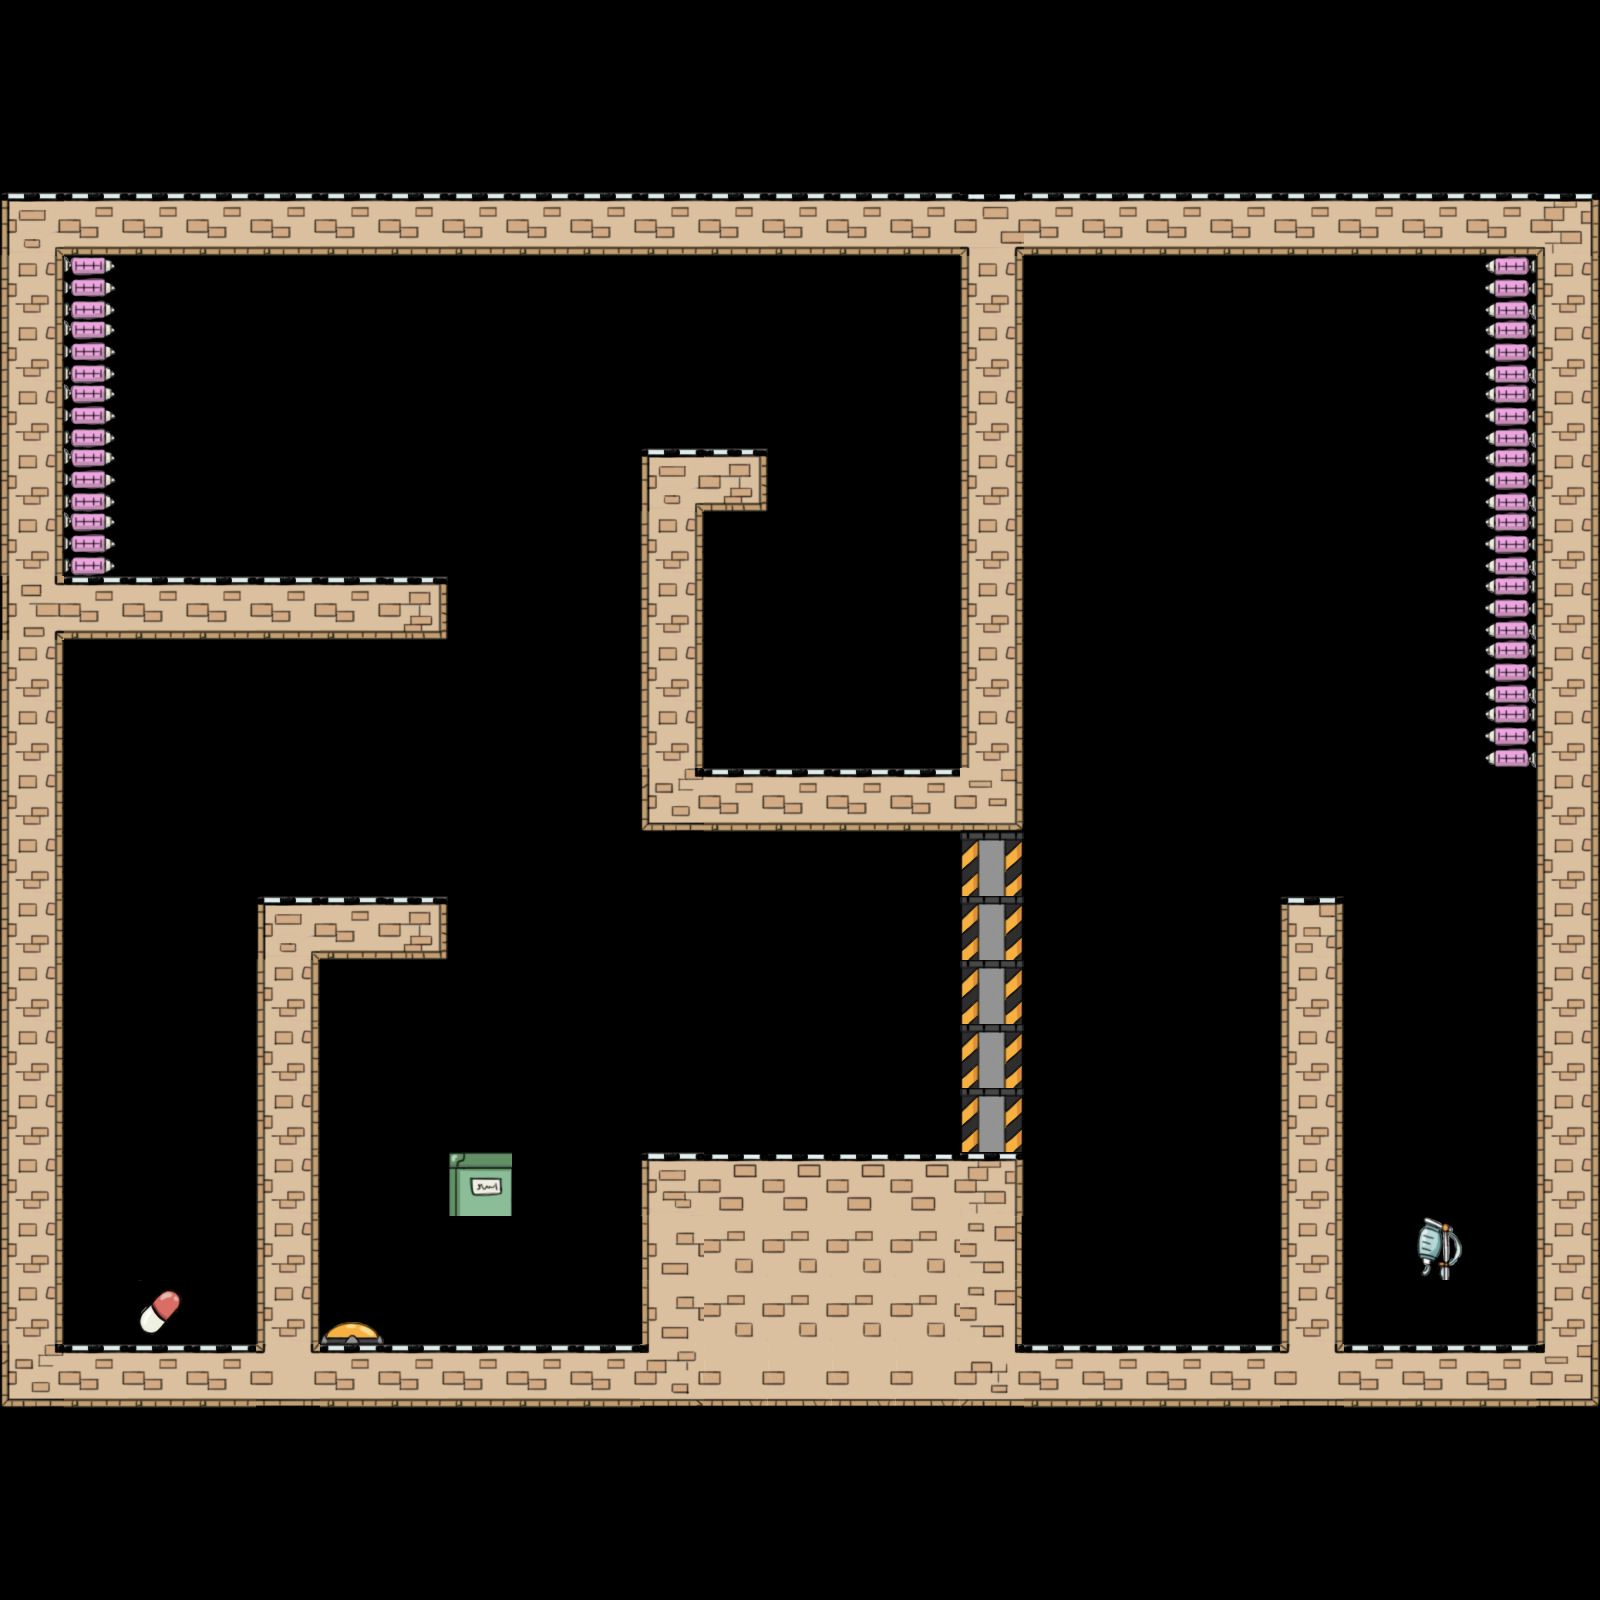

The image is a tile-based game level rendered from a .tmx file. Its description and complete source (layers, tilesets, objects, tile grids) follow:
An orthogonal 25x25 tile map with 64x64 px tiles, 1 tile layer (Tile Layer 1).

<map version="1.2" tiledversion="1.3.1" orientation="orthogonal" renderorder="left-up" compressionlevel="0" width="25" height="25" tilewidth="64" tileheight="64" infinite="0" nextlayerid="2" nextobjectid="1">
 <tileset firstgid="1" name="SpriteSheet" tilewidth="64" tileheight="64" tilecount="70" columns="10">
  <image source="SpriteSheet.png" width="640" height="448" />
 </tileset>
 <layer id="1" name="Tile Layer 1" width="25" height="25">
  <data encoding="csv">
65,66,67,68,65,65,65,66,67,68,69,70,70,70,70,70,65,65,66,67,68,69,70,69,70,
65,65,65,66,67,65,65,65,65,69,70,65,66,67,68,69,65,65,66,67,68,69,70,69,70,
66,67,68,69,70,65,66,67,68,69,70,65,66,67,68,69,65,66,65,66,67,65,66,67,68,
11,3,3,3,3,3,3,3,3,3,3,3,3,3,3,35,3,3,3,3,3,3,3,3,12,
30,52,68,69,65,66,67,68,65,66,67,68,69,70,70,30,65,66,65,66,65,66,67,54,30,
30,52,70,70,70,70,70,70,70,70,70,70,70,70,70,30,70,70,70,70,65,65,66,54,30,
30,52,67,65,65,66,67,68,65,66,67,68,69,70,65,30,67,68,69,70,70,70,70,54,30,
30,52,67,68,65,66,67,68,65,66,11,4,66,70,68,30,65,66,67,65,65,66,67,54,30,
30,52,67,68,65,66,67,68,65,66,30,66,69,65,66,30,68,69,70,65,66,67,68,54,30,
36,3,3,3,3,3,4,66,66,66,30,68,69,65,66,30,68,69,70,65,66,67,68,54,30,
30,66,67,68,65,66,67,68,66,66,30,68,69,41,66,30,68,69,70,65,66,67,68,54,30,
30,66,67,68,65,66,67,68,66,66,30,68,69,65,66,30,68,69,70,66,67,68,69,54,30,
30,66,67,68,65,66,67,66,66,66,21,3,3,3,3,20,68,69,70,66,67,68,69,70,30,
30,66,67,68,65,66,67,66,69,65,66,67,68,65,66,45,68,69,70,66,67,68,69,70,30,
30,66,67,68,11,3,4,66,65,65,66,65,66,67,68,45,70,70,70,66,29,68,69,70,30,
30,66,67,68,30,66,67,68,65,65,66,67,68,69,70,45,66,65,66,67,30,69,70,69,30,
30,66,67,68,30,66,67,68,65,65,66,67,68,69,70,45,66,65,66,67,30,69,70,69,30,
30,66,67,68,30,66,67,65,65,65,66,67,68,69,70,45,67,65,66,67,30,69,70,69,30,
30,66,67,68,30,66,67,42,65,66,9,6,6,6,6,10,67,65,66,67,30,69,70,69,30,
30,66,67,68,30,66,65,65,65,66,7,1,1,1,1,8,68,65,66,67,30,69,50,69,30,
30,66,59,68,30,55,65,66,67,65,7,1,1,1,1,8,70,66,67,68,30,70,70,69,30,
21,3,3,3,34,3,3,3,3,3,26,5,5,5,5,25,3,3,3,3,34,3,3,3,22,
65,65,66,67,68,65,66,67,68,69,70,68,69,70,69,70,70,70,65,65,66,67,68,69,70,
65,65,65,65,65,65,65,65,66,67,68,69,70,70,69,70,68,69,65,66,67,68,69,70,67,
66,67,68,69,65,65,66,67,68,69,70,67,68,69,70,70,68,69,70,70,67,68,69,70,68
</data>
 </layer>
</map>
